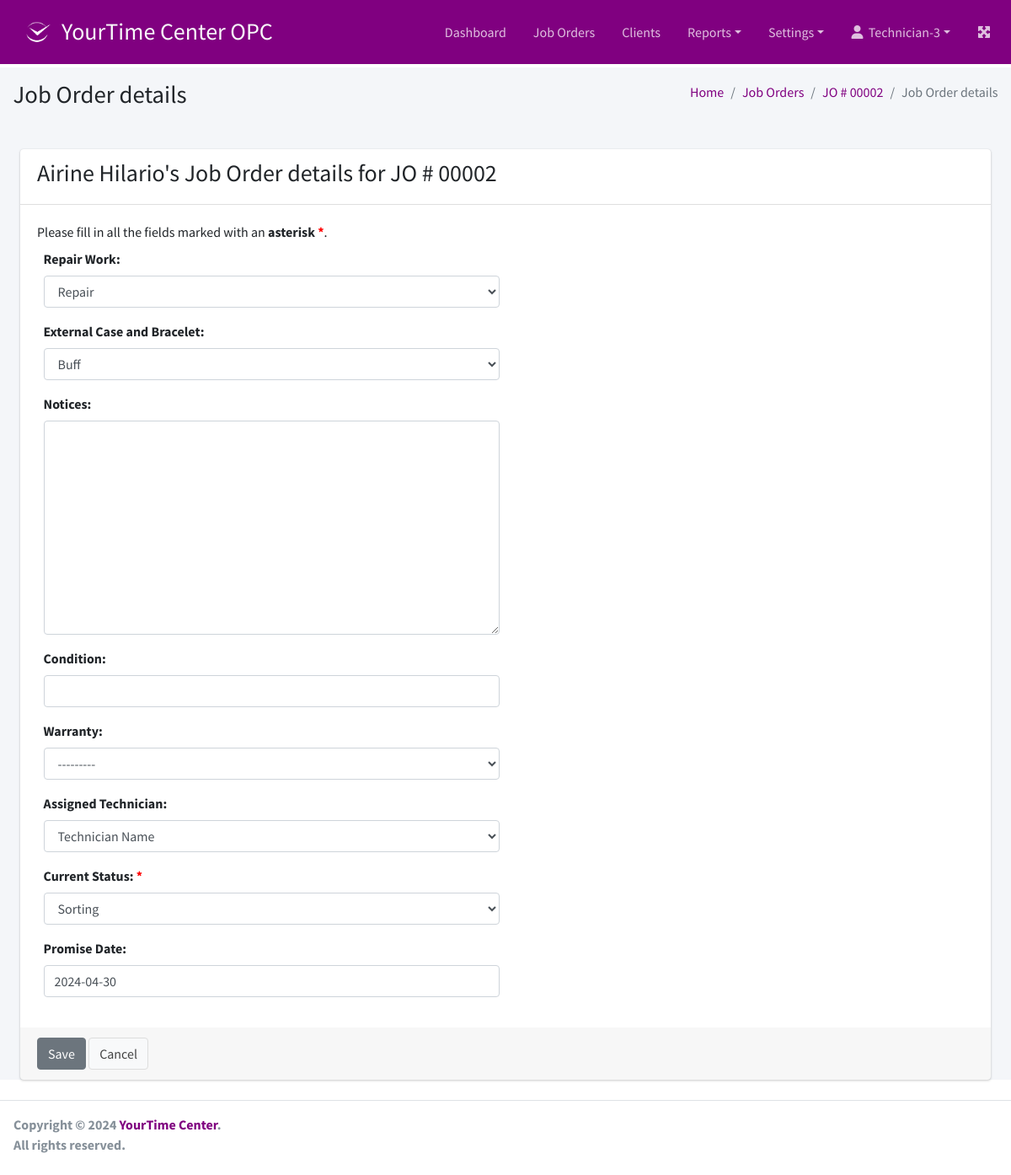
Page /joborder/2/detail/edit?type=jo (signed in) on the committed database.
### joborder/models.py (models this page shows, shortened)
class JobOrder(models.Model):
    client = models.ForeignKey(
        Client,
        verbose_name=_("Client"),
        related_name="client_jo",
        on_delete=models.CASCADE
    )
    watch = models.OneToOneField(
        Watch,
        verbose_name=_("Watch"),
        related_name="watch_jo",
        on_delete=models.CASCADE,
        null=True, blank=True
    )
    repair_work = models.ForeignKey(
        RepairWork,
        verbose_name=_("Repair Work"),
        related_name="repair_work_jo",
        on_delete=models.CASCADE,
        null=True, blank=True
    )
    notices = models.TextField(
        _("Notices"),
        null=True, blank=True
    )
    condition = models.CharField(
        _("Condition"),
        max_length=254,
        null=True, blank=True
    )
    external_case_and_bracelet = models.ForeignKey(
        ExternalCaseAndBracelet,
        verbose_name=_("External Case and Bracelet"),
        related_name="case_bracelet_jo",
        on_delete=models.CASCADE,
        null=True, blank=True
    )
    warranty = models.ForeignKey(
        Warranty,
        verbose_name=_("Warranty"),
        related_name="warranty",
        on_delete=models.CASCADE,
        null=True, blank=True
    )
    assigned_technician = models.ForeignKey(
        'access.Employee',
        verbose_name=_("Assigned Technician"),
        related_name="assigned_technician_jo",
        on_delete=models.CASCADE,
        null=True, blank=True
    )
    current_status = models.CharField(
        _("Current Status"),
        max_length=25,
        choices=JO_STATUS,
        default='SORTING'
    )
    created_at = models.DateField(auto_now_add=True)
    promise_date = models.DateField(
        _("Promise Date"),
        null=True, blank=True,
        default=timezone.now
    )
    closed_at = models.DateField(
        _("Closed At"),
        null=True, blank=True
    )
    objects = models.Manager()
    conditions = Conditions()
    overdues = OverDues()
    due_in_a_week = DueInAWeek()
    open_jobs = OpenJobOrders()
    closed_on_time = ClosedOnTime()
    closed_late = ClosedLate()

### client/models.py (models this page shows, shortened)
class Client(models.Model):
    name = models.CharField(
        _("Name"),
        max_length=254,
        null=False, blank=False
    )
    address = models.TextField()
    mob_num = models.CharField(
        _("Mobile Number"),
        max_length=100,
        null=False, blank=False)
    tel_num = models.CharField(
        _("Telephone Number"),
        max_length=100,
        null=True, blank=True)
    email = models.EmailField(
        _("Email Address"),
        max_length=254,
        null=True, blank=True)
    created_at = models.DateTimeField(auto_now_add=True)
    updated_at = models.DateTimeField(auto_now=True)
    is_active = models.BooleanField(default=True)
    def __str__(self):
        return self.name.title()

### joborder/views.py (the view, shortened to what this page needs)
# urls.py: path('<int:pk>/detail/edit', views.JobOrderDetailUpdateView.as_view(),
@method_decorator(login_required, name='dispatch')
class JobOrderDetailUpdateView(UpdateView, SuccessMessageMixin):
    pk_url_kwarg = 'pk'
    template_name = "joborder/jo_detail_form.html"
    success_message = "The details was updated successfully."
    def get_model(self):
        type = self.request.GET.get('type')
        return getModel(type)
    def get_form_class(self):
        type = self.request.GET.get('type')
        return getFormClass(type)
    def get_queryset(self):
        model = self.get_model()
        return model.objects.all()
    def get_context_data(self, **kwargs):
        context = super().get_context_data(**kwargs)
        type = self.request.GET.get('type')
        context['type_name'] = getDescription(type)
        jo = self.get_object()
        if type == 'watch':
            jo = jo.watch_jo
        elif type in ['assessment', 'test', 'charge']:
            jo = jo.job_order
        context['jo'] = jo
        context = addContext(context, type)
        return context

### joborder/forms.py
class JobOrderForm(forms.ModelForm):
    required_css_class = 'required'
    class Meta:
        model = JobOrder
        fields = ['repair_work', 'external_case_and_bracelet', 'notices', 'condition', 'warranty',
                  'assigned_technician', 'current_status', 'promise_date']

### access/models.py (called while the page is built)
    def __str__(self):
        return f'{self.first_name} {self.last_name}'

### access/templatetags/form_tags.py (called while the page is built)
@register.filter
def input_class(bound_field):
    css_class = ''
    if bound_field.form.is_bound:
        if bound_field.errors:
            css_class = 'is-invalid'
        elif field_type(bound_field) != 'PasswordInput':
            css_class = 'is-valid'
    return 'form-control {}'.format(css_class)

### customization/models.py (called while the page is built)
    def __str__(self):
        return self.description.title()

    def __str__(self):
        return self.description.title()

    def __str__(self):
        return self.description.title()

### joborder/models.py (called while the page is built)
    def get_queryset(self):
        return super().get_queryset().values('condition').distinct()

### joborder/views.py (called while the page is built)
def getModel(type):
    if type == 'watch':
        return Watch
    elif type == 'joborder':
        return JobOrder
    elif type == 'assessment':
        return Assessment
    elif type == 'test':
        return TestLog
    elif type == 'jo':
        return JobOrder
    elif type == 'charge':
        return Charge
    elif type == 'arrival':
        return ArrivalPhoto
    elif type == 'release':
        return ReleasePhoto
    return None

def getFormClass(type):
    if type == 'watch':
        return WatchForm
    elif type == 'joborder':
        return JobOrderForm
    elif type == 'assessment':
        return AssessmentForm
    elif type == 'test':
        return TestLogForm
    elif type == 'jo':
        return JobOrderForm
    elif type == 'charge':
        return ChargeForm
    elif type == 'arrival':
        return ArrivalPhotoForm
    elif type == 'release':
        return ReleasePhotoForm
    return None

def getDescription(type):
    if type == 'watch':
        return 'Watch details'
    elif type == 'joborder':
        return 'Job Order details'
    elif type == 'assessment':
        return 'Assessment details'
    elif type == 'test':
        return 'Test Log details'
    elif type == 'jo':
        return 'Job Order details'
    elif type == 'charge':
        return 'Charge details'
    elif type == 'arrival':
        return 'Arrival Photo'
    elif type == 'release':
        return 'Release Photo'
    return 'Details'

### templates/joborder/jo_detail_form.html (shortened to what this page needs)
{% extends '../base.html' %}
{% load static form_tags %}
{% block page_title %}{{ type_name }}{% endblock page_title %}
{% block css %}
  <link rel="stylesheet" href="{% static 'css/asterisk_on_required.css' %}">
{% endblock css %}
{% block breadcrumb %}
    <li class="breadcrumb-item"><a href="{% url 'dashboard' %}">Home</a></li>
    <li class="breadcrumb-item"><a href="{% url 'jo_list' %}">Job Orders</a></li>
    <li class="breadcrumb-item"><a href="{% url 'jo_details' jo.pk %}">JO # {{ jo.pk|stringformat:'05d' }}</a></li>
    <li class="breadcrumb-item active">{{ type_name }}</li>
{% endblock breadcrumb %}
{% block main_content %}
    <div class="card m-4">
        <form method="post" enctype="multipart/form-data" novalidate>
            <div class="card-header">
                <h3>{{ jo.client }}'s {{ type_name }} for JO # {{ jo.pk|stringformat:"05d" }}</h3>
            </div>
            <div class="card-body">
                <span>Please fill in all the fields marked with an <label class="required">asterisk</label>.</h3><br />
                <div class="col-12">
                    {% include '../includes/form_one_col.html' %}
                </div>
            </div>
            <div class="card-footer">
                <button type="submit" class="btn btn-secondary" name="save">Save</button>
                <a href="{% url 'jo_details' jo.pk %}" class="btn btn-default">Cancel</a>
            </div>
        </form>
    </div>
{% endblock main_content %}

### templates/includes/topmenu.html (shortened to what this page needs)
        <li class="nav-item my-auto">
            <a href="{% url 'dashboard' %}" class="nav-link" id="menu_dashboard">Dashboard</a>
        </li>
        <li class="nav-item my-auto">
            <a href="{% url 'jo_list' %}" class="nav-link" id="menu-jo">Job Orders</a>
        </li>
        <li class="nav-item my-auto">
            <a href="{% url 'client_list' %}" class="nav-link" id="menu-clients">Clients</a>
        </li>
        <li class="nav-item dropdown my-auto" id="menu-reports">
            <a id="dropdownReports" href="#" data-toggle="dropdown" aria-haspopup="true" aria-expanded="false" class="nav-link dropdown-toggle">Reports</a>
        </li>
        <li class="nav-item dropdown my-auto" id="menu-settings">
            <a id="dropdownSettings" href="#" data-toggle="dropdown" aria-haspopup="true" aria-expanded="false" class="nav-link dropdown-toggle">Settings</a>
        </li>
        <li class="nav-item dropdown my-auto" id="menu-account">
            <a id="dropdownAccount" href="#" data-toggle="dropdown" aria-haspopup="true" aria-expanded="false" class="nav-link dropdown-toggle"><i class="fa fa-user" aria-hidden="true"></i>&nbsp;&nbsp;{{ request.user.username|title }}</a>
        </li>

### templates/includes/form_one_col.html (shortened to what this page needs)
{% load form_tags widget_tweaks %}
{% for field in form %}
<div class="row">
    <div class="col-md-6 form-group">
        {{ field.label_tag }}
        {% render_field field class=field|input_class %}
    </div>
</div>
{% endfor %}

### static/css/style.css (style rules this page uses)
body { --primary-color: #800080; --secondary-color: #ADFF2F; }
a { color: var(--primary-color); }

### static/css/asterisk_on_required.css (style rules this page uses)
label.required::after, .asteriskField { content: ' *'; color: red; }

### rows in the picture
JobOrder: pk "00002", client "Airine Hilario", repair_work "Repair" "Buff" "---------" "Technician Name" "Sorting" "2024-04-30"

### other values in the picture
{{ request.user.username|title }} "Technician-3"
{{ type_name }} "Job Order details"
{{ field.label_tag }} "Repair Work:" "External Case and Bracelet:" "Notices:" "Condition:" "Warranty:" "Assigned Technician:" "Current Status:" "Promise Date:"
